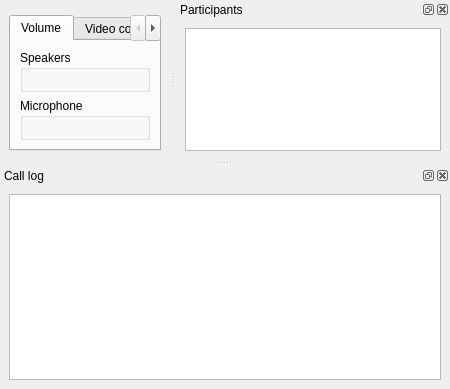
<?xml version="1.0" encoding="UTF-8"?>
<ui version="4.0">
 <class>CallWindow</class>
 <widget class="QMainWindow" name="CallWindow">
  <property name="geometry">
   <rect>
    <x>0</x>
    <y>0</y>
    <width>450</width>
    <height>389</height>
   </rect>
  </property>
  <widget class="QWidget" name="centralwidget">
   <layout class="QHBoxLayout" name="horizontalLayout">
    <item>
     <layout class="QVBoxLayout" name="verticalLayout">
      <item>
       <widget class="QWidget" name="videoInputWidget" native="true"/>
      </item>
      <item>
       <widget class="KTabWidget" name="tabWidget">
        <property name="currentIndex">
         <number>0</number>
        </property>
        <widget class="QWidget" name="volumeTab">
         <attribute name="title">
          <string>Volume</string>
         </attribute>
         <layout class="QVBoxLayout" name="verticalLayout_6">
          <item>
           <widget class="QGroupBox" name="speakersGroupBox">
            <property name="title">
             <string>Speakers</string>
            </property>
            <property name="flat">
             <bool>true</bool>
            </property>
            <layout class="QVBoxLayout" name="verticalLayout_4">
             <item>
              <widget class="VolumeWidget" name="outputVolumeWidget" native="true"/>
             </item>
            </layout>
           </widget>
          </item>
          <item>
           <widget class="QGroupBox" name="microphoneGroupBox">
            <property name="title">
             <string>Microphone</string>
            </property>
            <property name="flat">
             <bool>true</bool>
            </property>
            <layout class="QVBoxLayout" name="verticalLayout_5">
             <item>
              <widget class="VolumeWidget" name="inputVolumeWidget" native="true"/>
             </item>
            </layout>
           </widget>
          </item>
         </layout>
        </widget>
        <widget class="QWidget" name="videoControlsTab">
         <attribute name="title">
          <string>Video controls</string>
         </attribute>
        </widget>
        <widget class="DtmfWidget" name="dtmfWidget">
         <attribute name="title">
          <string>Dialpad</string>
         </attribute>
        </widget>
       </widget>
      </item>
     </layout>
    </item>
   </layout>
  </widget>
  <widget class="QDockWidget" name="logDock">
   <property name="windowTitle">
    <string>Call log</string>
   </property>
   <attribute name="dockWidgetArea">
    <number>8</number>
   </attribute>
   <widget class="QWidget" name="dockWidgetContents">
    <layout class="QVBoxLayout" name="verticalLayout_2">
     <item>
      <widget class="QPlainTextEdit" name="logView">
       <property name="readOnly">
        <bool>true</bool>
       </property>
      </widget>
     </item>
    </layout>
   </widget>
  </widget>
  <widget class="QDockWidget" name="participantsDock">
   <property name="windowTitle">
    <string>Participants</string>
   </property>
   <attribute name="dockWidgetArea">
    <number>2</number>
   </attribute>
   <widget class="QWidget" name="dockWidgetContents_2">
    <layout class="QVBoxLayout" name="verticalLayout_3">
     <item>
      <widget class="QListView" name="participantsListView"/>
     </item>
    </layout>
   </widget>
  </widget>
 </widget>
 <customwidgets>
  <customwidget>
   <class>KTabWidget</class>
   <extends>QTabWidget</extends>
   <header>ktabwidget.h</header>
   <container>1</container>
  </customwidget>
  <customwidget>
   <class>DtmfWidget</class>
   <extends>QWidget</extends>
   <header>../libkcallprivate/dtmfwidget.h</header>
   <container>1</container>
  </customwidget>
  <customwidget>
   <class>VolumeWidget</class>
   <extends>QWidget</extends>
   <header>volumewidget.h</header>
   <container>1</container>
  </customwidget>
 </customwidgets>
 <resources/>
 <connections/>
</ui>
